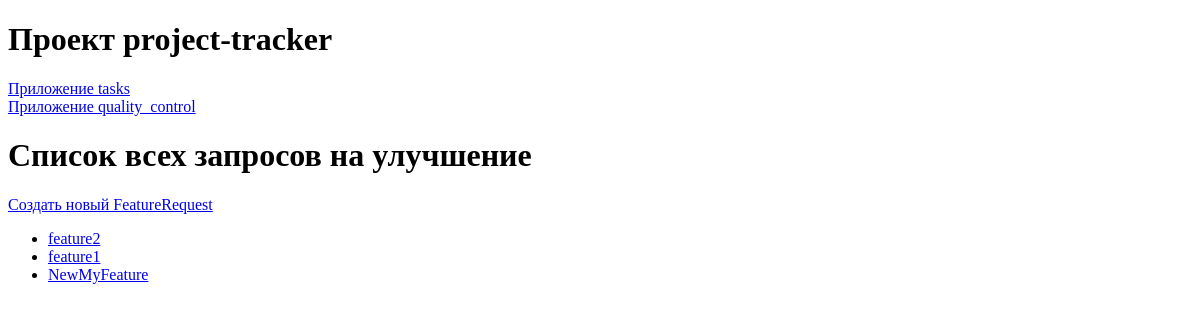
Before: /quality_control/features/ with the older database file.
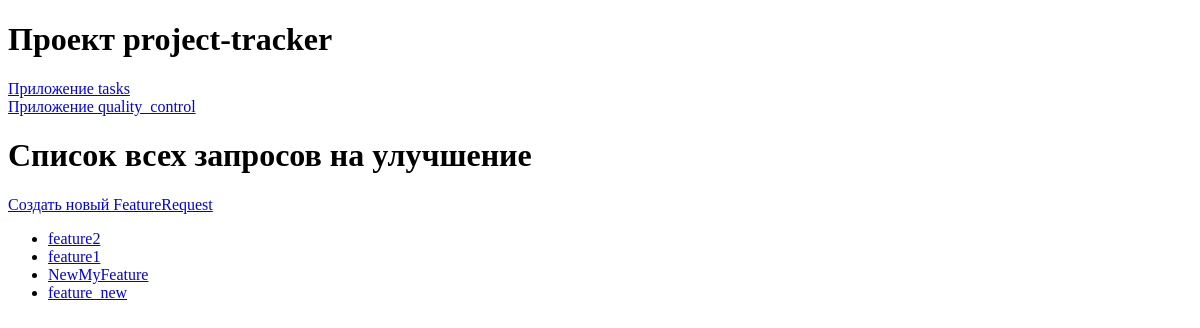
After: the same page with the newer database file.
### quality_control/models.py (models this page shows)
class FeatureRequest(models.Model):
    STATUS_CHOICES = [
        ('Review', 'Рассмотрение'),
        ('Accepted', 'Принято'),
        ('Rejected', 'Отклонено')
    ]
    PRIORITY_CHOICES = [
        (1, 'Низкий'),
        (2, 'Ниже среднего'),
        (3, 'Средний'),
        (4, 'Выше среднего'),
        (5, 'Высокий')
    ]
    title = models.CharField(max_length=100)
    description = models.TextField()
    project = models.ForeignKey(
        Project,
        related_name='feature_requests',
        on_delete=models.CASCADE
    )
    task = models.ForeignKey(
        Task,
        related_name='feature_requests',
        on_delete=models.SET_NULL,
        null=True,
        blank=True
    )
    status = models.CharField(
        max_length=50,
        choices=STATUS_CHOICES,
        default='Review'
    )
    priority = models.IntegerField(choices=PRIORITY_CHOICES)
    created_at = models.DateTimeField(auto_now_add=True)
    updated_at = models.DateTimeField(auto_now=True)

### quality_control/views.py (the view)
# urls.py: path('features/', views.FeatureRequestListView.as_view(), name='feature_list'),
class FeatureRequestListView(ListView):
    model = FeatureRequest
    template_name = 'quality_control/feature_list.html'
    context_object_name = 'features'

### quality_control/templates/quality_control/feature_list.html
{% extends 'base/base.html' %}
{% block content %}
    <h1>Список всех запросов на улучшение</h1>
    <p><a href="{% url 'quality_control:create_feature_request' %}">Создать новый FeatureRequest</a></p>
    <ul>
        {% for feature in features %}
            <li><a href="{% url 'quality_control:feature_detail' feature.id %}">{{ feature.title }}</a></li>
        {% endfor %}
    </ul>
{% endblock %}

Changed rows visible on the page:
added FeatureRequest: title "feature_new"
